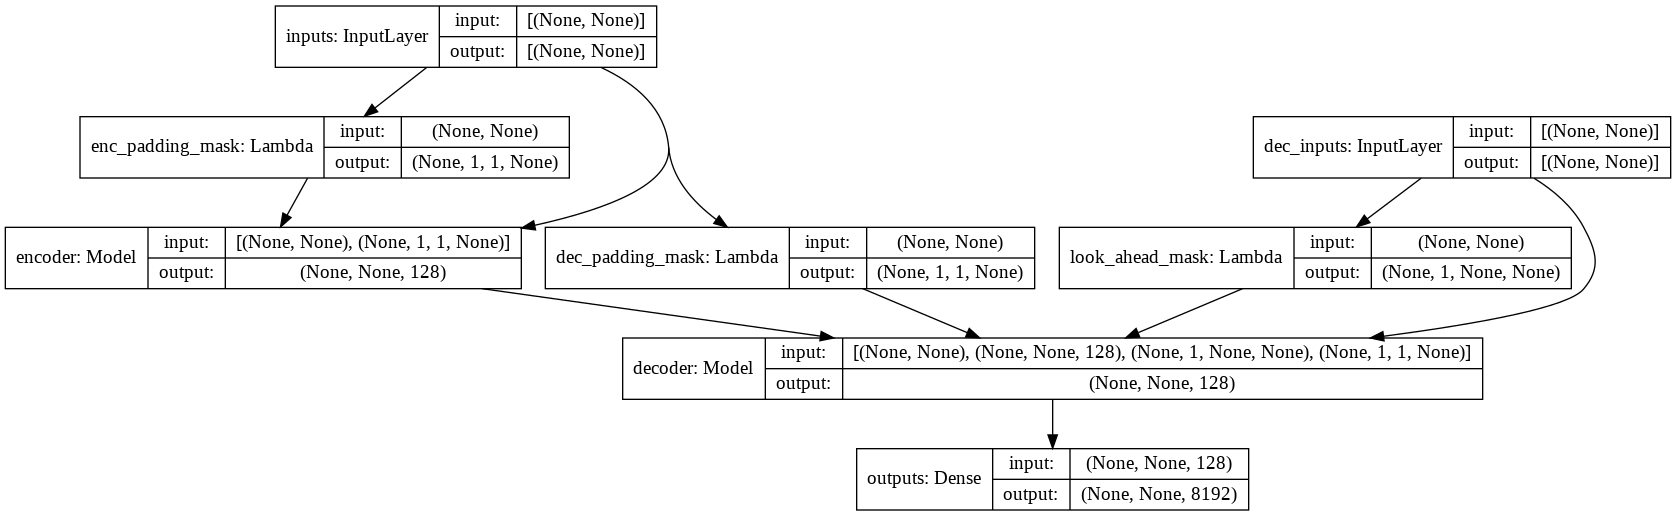

This figure's Python source:
import tensorflow_datasets as tfds
import tensorflow as tf
import os
import time
import numpy as np
from tqdm import tqdm
import matplotlib.pyplot as plt

os.environ['TF_CPP_MIN_LOG_LEVEL'] = '2'

examples, metadata = tfds.load(
    'ted_hrlr_translate/pt_to_en', with_info=True, as_supervised=True)
train_examples, val_examples = examples['train'], examples['validation']

en_generator, pt_generator = [], []
for pt, en in train_examples:
  en_generator.append(en.numpy())
  pt_generator.append(pt.numpy())

tokenizer_en = tfds.features.text.SubwordTextEncoder.build_from_corpus(
    en_generator, target_vocab_size=2**13)

tokenizer_pt = tfds.features.text.SubwordTextEncoder.build_from_corpus(
    pt_generator, target_vocab_size=2**13)

BUFFER_SIZE = 1024
BATCH_SIZE = 64
MAX_LENGTH = 40


def encode(lang1, lang2):
  lang1 = [tokenizer_pt.vocab_size] + tokenizer_pt.encode(
      lang1.numpy()) + [tokenizer_pt.vocab_size + 1]

  lang2 = [tokenizer_en.vocab_size] + tokenizer_en.encode(
      lang2.numpy()) + [tokenizer_en.vocab_size + 1]

  return lang1, lang2


def filter_max_length(x, y, max_length=MAX_LENGTH):
  return tf.logical_and(tf.size(x) <= max_length, tf.size(y) <= max_length)


def tf_encode(pt, en):
  return tf.py_function(encode, [pt, en], [tf.int32, tf.int32])


train_dataset = train_examples.map(tf_encode)
train_dataset = train_dataset.filter(filter_max_length)
train_dataset = train_dataset.cache()
train_dataset = train_dataset.shuffle(BUFFER_SIZE).padded_batch(
    BATCH_SIZE, padded_shapes=([-1], [-1]))
train_dataset = train_dataset.prefetch(tf.data.experimental.AUTOTUNE)

val_dataset = val_examples.map(tf_encode)
val_dataset = val_dataset.filter(filter_max_length).padded_batch(
    BATCH_SIZE, padded_shapes=([-1], [-1]))


def get_angles(pos, i, d_model):
  angle_rates = 1 / np.power(10000, (2 * (i // 2)) / np.float32(d_model))
  return pos * angle_rates


def positional_encoding(position, d_model):
  angle_rads = get_angles(
      np.arange(position)[:, np.newaxis],
      np.arange(d_model)[np.newaxis, :], d_model)

  # apply sin to even indices in the array; 2i
  sines = np.sin(angle_rads[:, 0::2])

  # apply cos to odd indices in the array; 2i+1
  cosines = np.cos(angle_rads[:, 1::2])

  pos_encoding = np.concatenate([sines, cosines], axis=-1)

  pos_encoding = pos_encoding[np.newaxis, ...]

  return tf.cast(pos_encoding, dtype=tf.float32)


def create_padding_mask(seq):
  seq = tf.cast(tf.math.equal(seq, 0), tf.float32)

  # add extra dimensions so that we can add the padding
  # to the attention logits.
  return seq[:, tf.newaxis, tf.newaxis, :]  # (batch_size, 1, 1, seq_len)


def create_look_ahead_mask(size):
  mask = 1 - tf.linalg.band_part(tf.ones((size, size)), -1, 0)
  return mask  # (seq_len, seq_len)


def scaled_dot_product_attention(q, k, v, mask):
  """Calculate the attention weights.
  q, k, v must have matching leading dimensions.
  The mask has different shapes depending on its type(padding or look ahead) 
  but it must be broadcastable for addition.
  
  Args:
    q: query shape == (..., seq_len_q, depth)
    k: key shape == (..., seq_len_k, depth)
    v: value shape == (..., seq_len_v, depth)
    mask: Float tensor with shape broadcastable 
          to (..., seq_len_q, seq_len_k). Defaults to None.
    
  Returns:
    output, attention_weights
  """

  matmul_qk = tf.matmul(q, k, transpose_b=True)  # (..., seq_len_q, seq_len_k)

  # scale matmul_qk
  dk = tf.cast(tf.shape(k)[-1], tf.float32)
  scaled_attention_logits = matmul_qk / tf.math.sqrt(dk)

  # add the mask to the scaled tensor.
  if mask is not None:
    scaled_attention_logits += (mask * -1e9)

  # softmax is normalized on the last axis (seq_len_k) so that the scores
  # add up to 1.
  # (..., seq_len_q, seq_len_k)
  attention_weights = tf.nn.softmax(scaled_attention_logits, axis=-1)

  # (..., seq_len_v, depth)
  output = tf.matmul(attention_weights, v)

  return output, attention_weights


class MultiHeadAttention(tf.keras.layers.Layer):

  def __init__(self, d_model, num_heads):
    super(MultiHeadAttention, self).__init__()
    self.num_heads = num_heads
    self.d_model = d_model

    assert d_model % self.num_heads == 0

    self.depth = d_model // self.num_heads

    self.wq = tf.keras.layers.Dense(d_model)
    self.wk = tf.keras.layers.Dense(d_model)
    self.wv = tf.keras.layers.Dense(d_model)

    self.dense = tf.keras.layers.Dense(d_model)

  def split_heads(self, x, batch_size):
    """Split the last dimension into (num_heads, depth).
    Transpose the result such that the shape is (batch_size, num_heads, seq_len, depth)
    """
    x = tf.reshape(x, (batch_size, -1, self.num_heads, self.depth))
    return tf.transpose(x, perm=[0, 2, 1, 3])

  def call(self, v, k, q, mask):
    batch_size = tf.shape(q)[0]

    q = self.wq(q)  # (batch_size, seq_len, d_model)
    k = self.wk(k)  # (batch_size, seq_len, d_model)
    v = self.wv(v)  # (batch_size, seq_len, d_model)

    # (batch_size, num_heads, seq_len_q, depth)
    q = self.split_heads(q, batch_size)
    # (batch_size, num_heads, seq_len_k, depth)
    k = self.split_heads(k, batch_size)
    # (batch_size, num_heads, seq_len_v, depth)
    v = self.split_heads(v, batch_size)

    # scaled_attention.shape == (batch_size, num_heads, seq_len_v, depth)
    # attention_weights.shape == (batch_size, num_heads, seq_len_q, seq_len_k)
    scaled_attention, attention_weights = scaled_dot_product_attention(
        q, k, v, mask)

    scaled_attention = tf.transpose(
        scaled_attention, perm=[0, 2, 1,
                                3])  # (batch_size, seq_len_v, num_heads, depth)

    # (batch_size, seq_len_v, d_model)
    concat_attention = tf.reshape(scaled_attention,
                                  (batch_size, -1, self.d_model))

    # (batch_size, seq_len_v, d_model)
    output = self.dense(concat_attention)

    return output, attention_weights


def point_wise_feed_forward_network(d_model, dff):
  return tf.keras.Sequential([
      # (batch_size, seq_len, dff)
      tf.keras.layers.Dense(dff, activation='relu'),
      # (batch_size, seq_len, d_model)
      tf.keras.layers.Dense(d_model)
  ])


class EncoderLayer(tf.keras.layers.Layer):

  def __init__(self, d_model, num_heads, dff, rate=0.1):
    super(EncoderLayer, self).__init__()

    self.mha = MultiHeadAttention(d_model, num_heads)
    self.ffn = point_wise_feed_forward_network(d_model, dff)

    self.layernorm1 = tf.keras.layers.experimental.LayerNormalization(
        epsilon=1e-6)
    self.layernorm2 = tf.keras.layers.experimental.LayerNormalization(
        epsilon=1e-6)

    self.dropout1 = tf.keras.layers.Dropout(rate)
    self.dropout2 = tf.keras.layers.Dropout(rate)

  def call(self, x, training, mask):
    # (batch_size, input_seq_len, d_model)
    attn_output, _ = self.mha(x, x, x, mask)
    attn_output = self.dropout1(attn_output, training=training)
    # (batch_size, input_seq_len, d_model)
    out1 = self.layernorm1(x + attn_output)

    # (batch_size, input_seq_len, d_model)
    ffn_output = self.ffn(out1)
    ffn_output = self.dropout2(ffn_output, training=training)
    # (batch_size, input_seq_len, d_model)
    out2 = self.layernorm2(out1 + ffn_output)

    return out2


class DecoderLayer(tf.keras.layers.Layer):

  def __init__(self, d_model, num_heads, dff, rate=0.1):
    super(DecoderLayer, self).__init__()

    self.mha1 = MultiHeadAttention(d_model, num_heads)
    self.mha2 = MultiHeadAttention(d_model, num_heads)

    self.ffn = point_wise_feed_forward_network(d_model, dff)

    self.layernorm1 = tf.keras.layers.experimental.LayerNormalization(
        epsilon=1e-6)
    self.layernorm2 = tf.keras.layers.experimental.LayerNormalization(
        epsilon=1e-6)
    self.layernorm3 = tf.keras.layers.experimental.LayerNormalization(
        epsilon=1e-6)

    self.dropout1 = tf.keras.layers.Dropout(rate)
    self.dropout2 = tf.keras.layers.Dropout(rate)
    self.dropout3 = tf.keras.layers.Dropout(rate)

  def call(self, x, enc_output, training, look_ahead_mask, padding_mask):
    # enc_output.shape == (batch_size, input_seq_len, d_model)

    attn1, attn_weights_block1 = self.mha1(
        x, x, x, look_ahead_mask)  # (batch_size, target_seq_len, d_model)
    attn1 = self.dropout1(attn1, training=training)
    out1 = self.layernorm1(attn1 + x)

    attn2, attn_weights_block2 = self.mha2(
        enc_output, enc_output, out1,
        padding_mask)  # (batch_size, target_seq_len, d_model)
    attn2 = self.dropout2(attn2, training=training)
    out2 = self.layernorm2(
        attn2 + out1)  # (batch_size, target_seq_len, d_model)

    ffn_output = self.ffn(out2)  # (batch_size, target_seq_len, d_model)
    ffn_output = self.dropout3(ffn_output, training=training)
    out3 = self.layernorm3(
        ffn_output + out2)  # (batch_size, target_seq_len, d_model)

    return out3, attn_weights_block1, attn_weights_block2


class Encoder(tf.keras.layers.Layer):

  def __init__(self,
               num_layers,
               d_model,
               num_heads,
               dff,
               input_vocab_size,
               rate=0.1):
    super(Encoder, self).__init__()

    self.d_model = d_model
    self.num_layers = num_layers

    self.embedding = tf.keras.layers.Embedding(input_vocab_size, d_model)
    self.pos_encoding = positional_encoding(input_vocab_size, self.d_model)

    self.enc_layers = [
        EncoderLayer(d_model, num_heads, dff, rate) for _ in range(num_layers)
    ]

    self.dropout = tf.keras.layers.Dropout(rate)

  def call(self, x, training, mask):

    seq_len = tf.shape(x)[1]

    # adding embedding and position encoding.
    # (batch_size, input_seq_len, d_model)
    x = self.embedding(x)
    x *= tf.math.sqrt(tf.cast(self.d_model, tf.float32))
    x += self.pos_encoding[:, :seq_len, :]

    x = self.dropout(x, training=training)

    for i in range(self.num_layers):
      x = self.enc_layers[i](x, training, mask)

    return x  # (batch_size, input_seq_len, d_model)


class Decoder(tf.keras.layers.Layer):

  def __init__(self,
               num_layers,
               d_model,
               num_heads,
               dff,
               target_vocab_size,
               rate=0.1):
    super(Decoder, self).__init__()

    self.d_model = d_model
    self.num_layers = num_layers

    self.embedding = tf.keras.layers.Embedding(target_vocab_size, d_model)
    self.pos_encoding = positional_encoding(target_vocab_size, self.d_model)

    self.dec_layers = [
        DecoderLayer(d_model, num_heads, dff, rate) for _ in range(num_layers)
    ]
    self.dropout = tf.keras.layers.Dropout(rate)

  def call(self, x, enc_output, training, look_ahead_mask, padding_mask):

    seq_len = tf.shape(x)[1]
    attention_weights = {}

    # (batch_size, target_seq_len, d_model)
    x = self.embedding(x)
    x *= tf.math.sqrt(tf.cast(self.d_model, tf.float32))
    x += self.pos_encoding[:, :seq_len, :]

    x = self.dropout(x, training=training)

    for i in range(self.num_layers):
      x, block1, block2 = self.dec_layers[i](x, enc_output, training,
                                             look_ahead_mask, padding_mask)

      attention_weights['decoder_layer{}_block1'.format(i + 1)] = block1
      attention_weights['decoder_layer{}_block2'.format(i + 1)] = block2

    # x.shape == (batch_size, target_seq_len, d_model)
    return x, attention_weights


class Transformer(tf.keras.Model):

  def __init__(self,
               num_layers,
               d_model,
               num_heads,
               dff,
               input_vocab_size,
               target_vocab_size,
               rate=0.1):
    super(Transformer, self).__init__()

    self.encoder = Encoder(num_layers, d_model, num_heads, dff,
                           input_vocab_size, rate)

    self.decoder = Decoder(num_layers, d_model, num_heads, dff,
                           target_vocab_size, rate)

    self.final_layer = tf.keras.layers.Dense(target_vocab_size)

  def call(self, inp, tar, training, enc_padding_mask, look_ahead_mask,
           dec_padding_mask):
    # (batch_size, inp_seq_len, d_model)
    enc_output = self.encoder(inp, training, enc_padding_mask)

    # dec_output.shape == (batch_size, tar_seq_len, d_model)
    dec_output, attention_weights = self.decoder(
        tar, enc_output, training, look_ahead_mask, dec_padding_mask)

    # (batch_size, tar_seq_len, target_vocab_size)
    final_output = self.final_layer(dec_output)

    return final_output, attention_weights


num_layers = 4
d_model = 128
dff = 512
num_heads = 8

input_vocab_size = tokenizer_pt.vocab_size + 2
target_vocab_size = tokenizer_en.vocab_size + 2
dropout_rate = 0.1


class CustomSchedule(tf.keras.optimizers.schedules.LearningRateSchedule):

  def __init__(self, d_model, warmup_steps=4000):
    super(CustomSchedule, self).__init__()

    self.d_model = d_model
    self.d_model = tf.cast(self.d_model, tf.float32)

    self.warmup_steps = warmup_steps

  def __call__(self, step):
    arg1 = tf.math.rsqrt(step)
    arg2 = step * (self.warmup_steps**-1.5)

    return tf.math.rsqrt(self.d_model) * tf.math.minimum(arg1, arg2)


learning_rate = CustomSchedule(d_model)

optimizer = tf.keras.optimizers.Adam(
    learning_rate, beta_1=0.9, beta_2=0.98, epsilon=1e-9)

loss_object = tf.keras.losses.SparseCategoricalCrossentropy(
    from_logits=True, reduction='none')


def loss_function(real, pred):
  mask = tf.math.logical_not(tf.math.equal(real, 0))
  loss_ = loss_object(real, pred)

  mask = tf.cast(mask, dtype=loss_.dtype)
  loss_ *= mask

  return tf.reduce_mean(loss_)


train_loss = tf.keras.metrics.Mean(name='train_loss')
train_accuracy = tf.keras.metrics.SparseCategoricalAccuracy(
    name='train_accuracy')

transformer = Transformer(num_layers, d_model, num_heads, dff, input_vocab_size,
                          target_vocab_size, dropout_rate)


def create_masks(inp, tar):
  # Encoder padding mask
  enc_padding_mask = create_padding_mask(inp)

  # Used in the 2nd attention block in the decoder.
  # This padding mask is used to mask the encoder outputs.
  dec_padding_mask = create_padding_mask(inp)

  # Used in the 1st attention block in the decoder.
  # It is used to pad and mask future tokens in the input received by
  # the decoder.
  look_ahead_mask = create_look_ahead_mask(tf.shape(tar)[1])
  dec_target_padding_mask = create_padding_mask(tar)
  combined_mask = tf.maximum(dec_target_padding_mask, look_ahead_mask)

  return enc_padding_mask, combined_mask, dec_padding_mask


checkpoint_path = "./transformer/train"

ckpt = tf.train.Checkpoint(transformer=transformer, optimizer=optimizer)

ckpt_manager = tf.train.CheckpointManager(ckpt, checkpoint_path, max_to_keep=5)

# if a checkpoint exists, restore the latest checkpoint.
if ckpt_manager.latest_checkpoint:
  ckpt.restore(ckpt_manager.latest_checkpoint)
  print('Latest checkpoint restored!!')

EPOCHS = 10


@tf.function
def train_step(inp, tar):
  tar_inp = tar[:, :-1]
  tar_real = tar[:, 1:]

  enc_padding_mask, combined_mask, dec_padding_mask = create_masks(inp, tar_inp)

  with tf.GradientTape() as tape:
    predictions, _ = transformer(inp, tar_inp, True, enc_padding_mask,
                                 combined_mask, dec_padding_mask)
    loss = loss_function(tar_real, predictions)

  gradients = tape.gradient(loss, transformer.trainable_variables)
  optimizer.apply_gradients(zip(gradients, transformer.trainable_variables))

  train_loss(loss)
  train_accuracy(tar_real, predictions)


def train(epochs):
  for epoch in range(epochs):
    train_loss.reset_states()
    train_accuracy.reset_states()

    start = time.time()

    # inp -> portuguese, tar -> english
    with tqdm(total=702) as pbar:
      for (batch, (inp, tar)) in enumerate(train_dataset):
        train_step(inp, tar)
        pbar.update(1)

    end = time.time()

    print('Epoch {} Loss {:.4f} Accuracy {:.2f} Time {:.2f}s'.format(
        epoch + 1,
        train_loss.result(),
        train_accuracy.result() * 100,
        end - start,
    ))

    ckpt_save_path = ckpt_manager.save()
    print('Saving checkpoint for epoch {} at {}'.format(epoch + 1,
                                                        ckpt_save_path))


train(epochs=10)


def evaluate(inp_sentence):
  start_token = [tokenizer_pt.vocab_size]
  end_token = [tokenizer_pt.vocab_size + 1]

  # inp sentence is portuguese, hence adding the start and end token
  inp_sentence = start_token + tokenizer_pt.encode(inp_sentence) + end_token
  encoder_input = tf.expand_dims(inp_sentence, 0)

  # as the target is english, the first word to the transformer should be the
  # english start token.
  decoder_input = [tokenizer_en.vocab_size]
  output = tf.expand_dims(decoder_input, 0)

  for i in range(MAX_LENGTH):
    enc_padding_mask, combined_mask, dec_padding_mask = create_masks(
        encoder_input, output)

    # predictions.shape == (batch_size, seq_len, vocab_size)
    predictions, attention_weights = transformer(
        encoder_input, output, False, enc_padding_mask, combined_mask,
        dec_padding_mask)

    # select the last word from the seq_len dimension
    predictions = predictions[:, -1:, :]  # (batch_size, 1, vocab_size)

    predicted_id = tf.cast(tf.argmax(predictions, axis=-1), tf.int32)

    # return the result if the predicted_id is equal to the end token
    if tf.equal(predicted_id, tokenizer_en.vocab_size + 1):
      return tf.squeeze(output, axis=0), attention_weights

    # concatenated the predicted_id to the output which is given to the decoder
    # as its input.
    output = tf.concat([output, predicted_id], axis=-1)

  return tf.squeeze(output, axis=0), attention_weights


def plot_attention_weights(attention, sentence, result, layer):
  fig = plt.figure(figsize=(16, 8))

  sentence = tokenizer_pt.encode(sentence)

  attention = tf.squeeze(attention[layer], axis=0)

  for head in range(attention.shape[0]):
    ax = fig.add_subplot(2, 4, head + 1)

    # plot the attention weights
    ax.matshow(attention[head][:-1, :], cmap='viridis')

    fontdict = {'fontsize': 10}

    ax.set_xticks(range(len(sentence) + 2))
    ax.set_yticks(range(len(result)))

    ax.set_ylim(len(result) - 1.5, -0.5)

    ax.set_xticklabels(
        ['<start>'] + [tokenizer_pt.decode([i]) for i in sentence] + ['<end>'],
        fontdict=fontdict,
        rotation=90)

    ax.set_yticklabels(
        [
            tokenizer_en.decode([i])
            for i in result
            if i < tokenizer_en.vocab_size
        ],
        fontdict=fontdict)

    ax.set_xlabel('Head {}'.format(head + 1))

  plt.tight_layout()
  plt.show()


def translate(sentence, plot=''):
  result, attention_weights = evaluate(sentence)

  predicted_sentence = tokenizer_en.decode(
      [i for i in result if i < tokenizer_en.vocab_size])

  print('Input: {}'.format(sentence))
  print('Predicted translation: {}'.format(predicted_sentence))

  # if plot:
  #   plot_attention_weights(attention_weights, sentence, result, plot)
